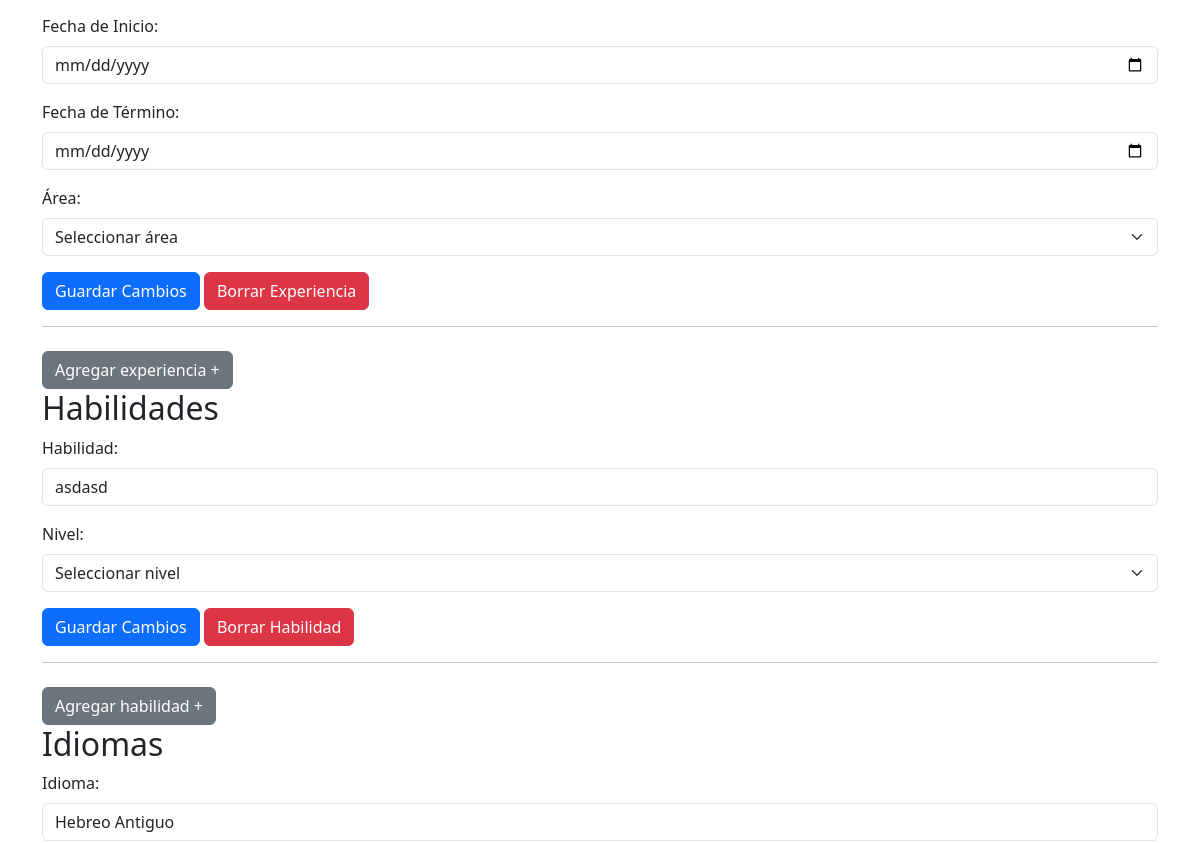
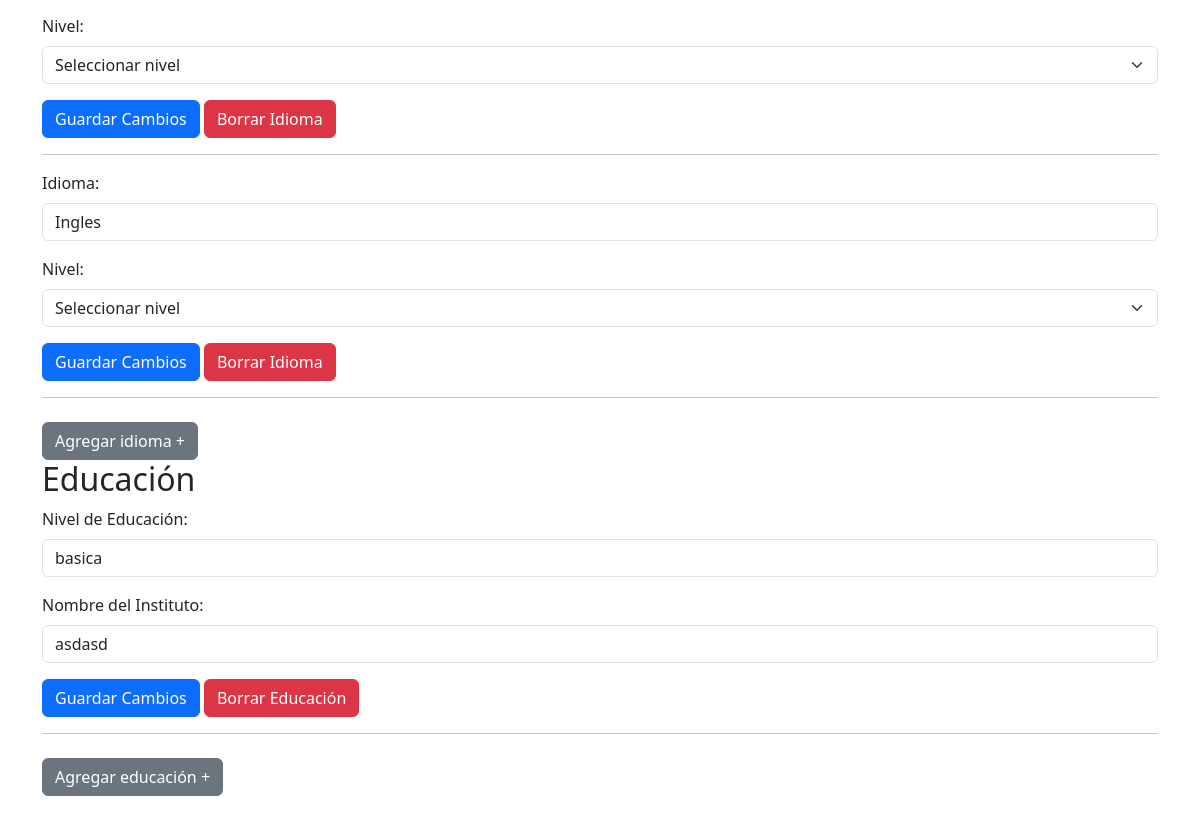
Before: /App_curriculums/Home/currch (signed in, lower part) with the older database file (2 pictures, top to bottom).
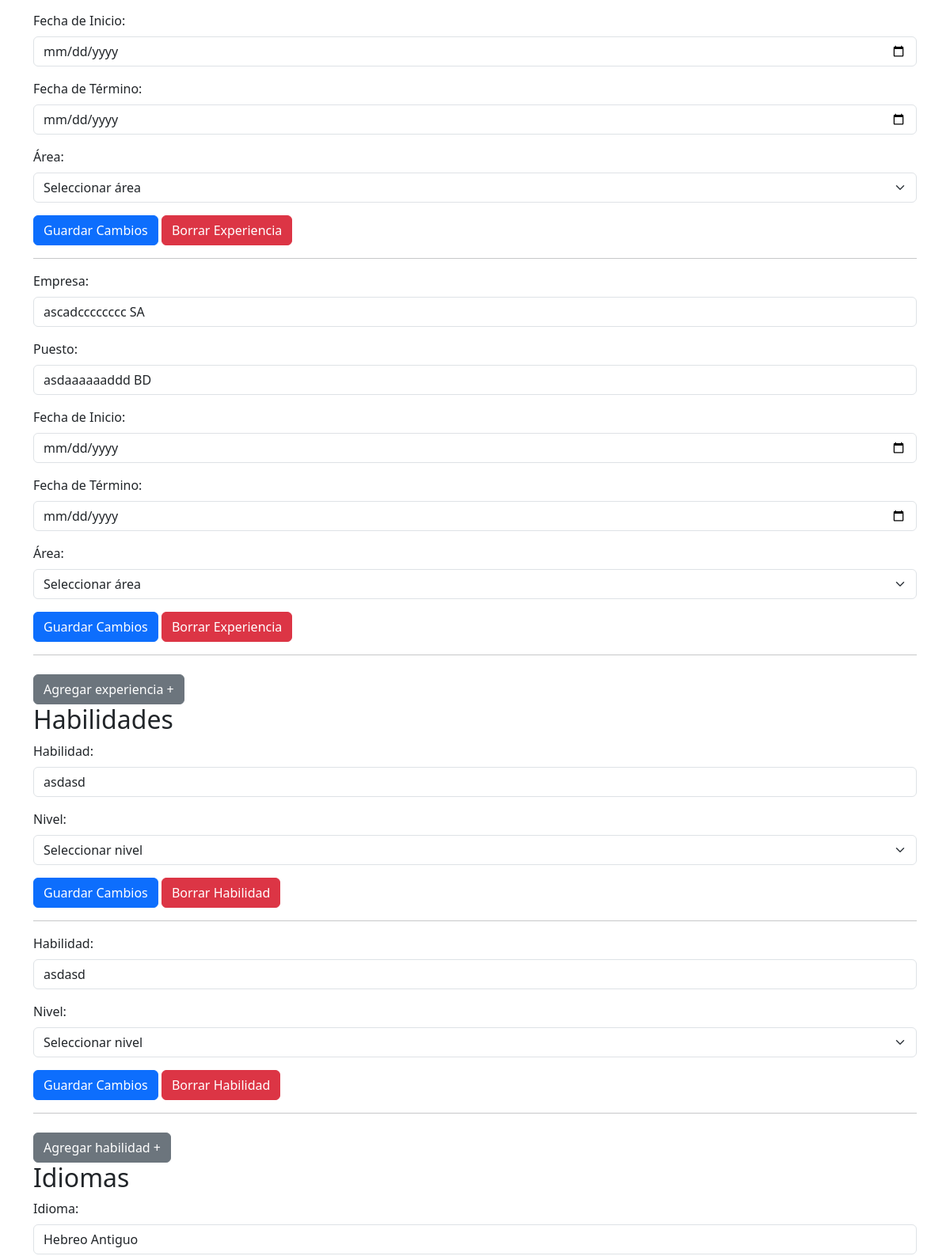
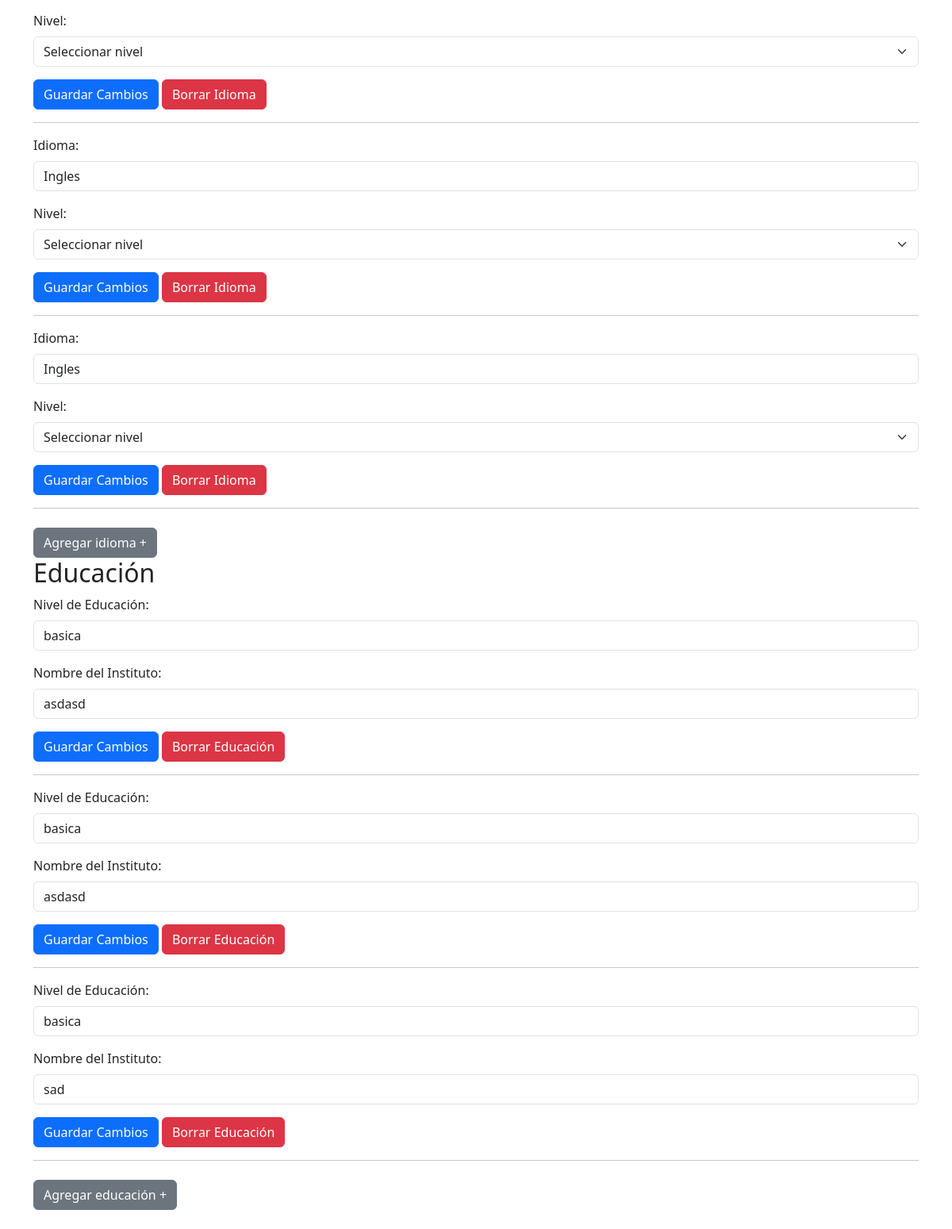
After: the same page with the newer database file (2 pictures, top to bottom).
### App_curriculums/models.py (models this page shows)
class Experiencias(models.Model):
    id = models.AutoField(primary_key= True, null=False, unique=True)
    nombre_usu = models.ForeignKey(Usuarios, on_delete=models.CASCADE, to_field='nombre_usu')
    empresa = models.CharField(max_length=254,null=False,blank=True)
    puesto = models.CharField(max_length=254,null=False,blank=True)
    desde = models.DateTimeField(null=False,blank=False)
    hasta = models.DateTimeField(null=False,blank=False)
    area = models.CharField(max_length=254,blank=True,null=False,default='Area no especificada')
    archivo_experiencia = models.CharField(max_length=2,null=False,blank=False)
    puntos = models.IntegerField(null=False,blank=False,default=10)

class Habilidades(models.Model):
    id = models.AutoField(primary_key=True, null=False, unique=True)
    nombre_usu = models.ForeignKey(Usuarios, on_delete=models.CASCADE, to_field='nombre_usu')
    habilidad = models.CharField(max_length=254,null=False,blank=True)
    nivel = models.CharField(max_length=14,null=False,blank=False,default='No seleccionado')
    area = models.CharField(max_length=254,blank=True,null=False,default='Area no especificada')
    archivo_habilidad = models.CharField(max_length=2,null=True,blank=True)
    puntos = models.IntegerField(null=False,blank=False,default=10)

class Idiomas(models.Model):
    id = models.AutoField(primary_key=True, null=False, unique=True)
    nombre_usu = models.ForeignKey(Usuarios, on_delete=models.CASCADE, to_field='nombre_usu')
    idioma = models.CharField(max_length=254,blank=True,null=False)
    nivel_idioma = models.CharField(max_length=54,blank=False,null=False,default='No seleccionado')
    area = models.CharField(max_length=254,blank=True,null=False,default='Area no especificada')
    archivo_idioma = models.CharField(max_length=2,null=True,blank=True)
    puntos = models.IntegerField(null=False,blank=False,default=10)

class Educaciones(models.Model):
    id = models.AutoField(primary_key=True, null=False, unique=True)
    nombre_usu = models.ForeignKey(Usuarios, on_delete=models.CASCADE, to_field='nombre_usu')
    nivel_educacion = models.CharField(max_length=54,blank=False,null=False)
    nombre_instituto = models.CharField(max_length=254,blank=True,null=False)
    curso = models.CharField(max_length=254,blank=True,null=False)
    curso_termino = models.CharField(max_length=254,blank=True,null=False)
    desde = models.DateTimeField(null=False,blank=False)
    hasta = models.DateTimeField(null=False,blank=False)
    area = models.CharField(max_length=254,blank=True,null=False,default='Area no especificada')
    archivo_educacion = models.CharField(max_length=2,null=True,blank=True)
    puntos = models.IntegerField(null=False,blank=False,default=10)

### App_curriculums/views.py (the view)
# urls.py: path('/Home/currch',views.Editar_curriculum,name='Editar_curriculum'),
def Editar_curriculum(request):
    nombre_usuario = request.session.get('nombre_usu')
    usuario=Usuarios.objects.get(nombre_usu=nombre_usuario)
    curriculum = Curriculums.objects.get(nombre_usu=usuario)
    experiencias_laborales = Experiencias.objects.filter(nombre_usu=usuario)
    habilidades = Habilidades.objects.filter(nombre_usu=usuario)
    idiomas=Idiomas.objects.filter(nombre_usu=usuario)
    educacion=Educaciones.objects.filter(nombre_usu=usuario)
    context = {'curriculum':curriculum, 'experiencias_laborales':experiencias_laborales,'habilidades':habilidades,'idiomas':idiomas,'educacion':educacion}
    return render(request, 'html/editar_curriculum.html',context)

### App_curriculums/templates/html/editar_curriculum.html (shortened to what the changed rows need)
{% load static %}
<!DOCTYPE html>
<html lang="es">
<head>
    <link rel="stylesheet" type="text/css" href="{% static 'App_curriculums/css/info_cvp.css' %}">
    <link rel="stylesheet" href="https://cdn.jsdelivr.net/npm/bootstrap@5.3.0/dist/css/bootstrap.min.css">
</head>
<body>
    {% if curriculum %}
    <section id="edit-resume" class="container my-4">
        {% for experiencia in experiencias_laborales %}
            <form method="post" action="#">
                <div class="mb-3">
                    <label for="empresa" class="form-label">Empresa:</label>
                    <input type="text" class="form-control" id="empresa" name="empresa" value="{{ experiencia.empresa }}" required>
                </div>
                <div class="mb-3">
                    <label for="puesto" class="form-label">Puesto:</label>
                    <input type="text" class="form-control" id="puesto" name="puesto" value="{{ experiencia.puesto }}" required>
                </div>
                <div class="mb-3">
                    <label for="fechaInicio" class="form-label">Fecha de Inicio:</label>
                    <input type="date" class="form-control" id="fechaInicio" name="fechaInicio" value="{{ experiencia.fecha_inicio }}" required>
                </div>
                <div class="mb-3">
                    <label for="fechaTermino" class="form-label">Fecha de Término:</label>
                    <input type="date" class="form-control" id="fechaTermino" name="fechaTermino" value="{{ experiencia.fecha_termino }}">
                </div>
                <div class="mb-3">
                    <label for="area" class="form-label">Área:</label>
                    <select class="form-select" id="area" name="area" required>
                        <option value="" disabled selected>Seleccionar área</option>
                    </select>
                </div>
                <button type="submit" class="btn btn-primary">Guardar Cambios</button>
                <a href="#" class="btn btn-danger">Borrar Experiencia</a>
            </form>
            <hr>
        {% endfor %}
        <button type="button" class="btn btn-secondary mt-2" data-bs-toggle="modal" data-bs-target="#experienciaModal">Agregar experiencia +</button>
        <h2>Habilidades</h2>
        {% for habilidad in habilidades %}
            <form method="post" action="#">
                <div class="mb-3">
                    <label for="habilidad" class="form-label">Habilidad:</label>
                    <input type="text" class="form-control" id="habilidad" name="habilidad" value="{{ habilidad.habilidad }}" required>
                </div>
                <div class="mb-3">
                    <label for="nivel" class="form-label">Nivel:</label>
                    <select class="form-select" id="nivel" name="nivel" required>
                        <option value="" disabled selected>Seleccionar nivel</option>
                    </select>
                </div>
                <button type="submit" class="btn btn-primary">Guardar Cambios</button>
                <a href="#" class="btn btn-danger">Borrar Habilidad</a>
            </form>
            <hr>
        {% endfor %}
        <button type="button" class="btn btn-secondary mt-2" data-bs-toggle="modal" data-bs-target="#habilidadModal">Agregar habilidad +</button>
        <h2>Idiomas</h2>
        {% for idioma in idiomas %}
            <form method="post" action="#">
                <div class="mb-3">
                    <label for="idioma" class="form-label">Idioma:</label>
                    <input type="text" class="form-control" id="idioma" name="idioma" value="{{ idioma.idioma }}" required>
                </div>
                <div class="mb-3">
                    <label for="nivel_idioma" class="form-label">Nivel:</label>
                    <select class="form-select" id="nivel_idioma" name="nivel_idioma" required>
                        <option value="" disabled selected>Seleccionar nivel</option>
                    </select>
                </div>
                <button type="submit" class="btn btn-primary">Guardar Cambios</button>
                <a href="#" class="btn btn-danger">Borrar Idioma</a>
            </form>
            <hr>
        {% endfor %}
        <button type="button" class="btn btn-secondary mt-2" data-bs-toggle="modal" data-bs-target="#idiomaModal">Agregar idioma +</button>
        <h2>Educación</h2>
        {% for edu in educacion %}
            <form method="post" action="#">
                <div class="mb-3">
                    <label for="nivel_educacion" class="form-label">Nivel de Educación:</label>
                    <input type="text" class="form-control" id="nivel_educacion" name="nivel_educacion" value="{{ edu.nivel_educacion }}" required>
                </div>
                <div class="mb-3">
                    <label for="nombre_instituto" class="form-label">Nombre del Instituto:</label>
                    <input type="text" class="form-control" id="nombre_instituto" name="nombre_instituto" value="{{ edu.nombre_instituto }}" required>
                </div>
                <button type="submit" class="btn btn-primary">Guardar Cambios</button>
                <a href="#" class="btn btn-danger">Borrar Educación</a>
            </form>
            <hr>
        {% endfor %}
        <button type="button" class="btn btn-secondary mt-2" data-bs-toggle="modal" data-bs-target="#educacionModal">Agregar educación +</button>
    </section>
    {% endif %}
</body>
</html>

Changed rows visible on the page:
added Experiencias: empresa "ascadcccccccc SA", puesto "asdaaaaaaddd BD"
added Habilidades: habilidad "asdasd"
added Idiomas: idioma "Ingles"
added Educaciones: nivel_educacion "basica", nombre_instituto "asdasd"
added Educaciones: nivel_educacion "basica", nombre_instituto "sad"
